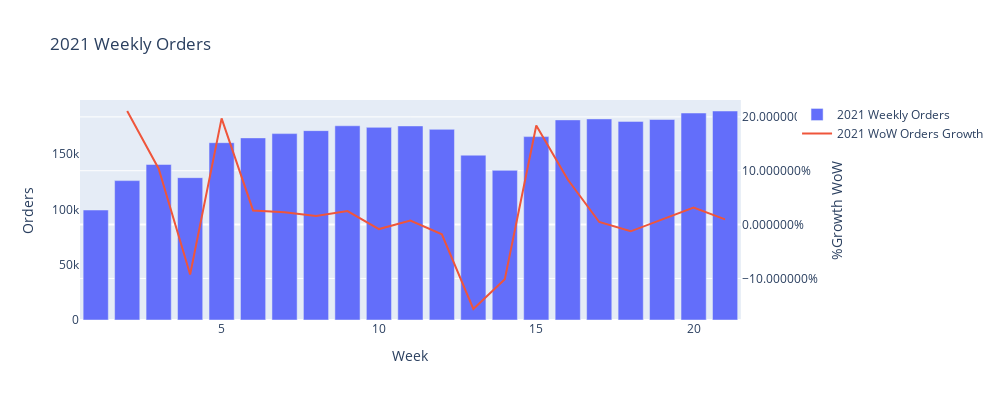

Notebook code cell kept with this figure:
### Code cell
fig = make_subplots(specs=[[{"secondary_y": True}]])

fig.add_trace(go.Bar(x=sales_df_weekly['week'], y=sales_df_weekly['orders'], name="2021 Weekly Orders")) 
fig.add_trace(go.Scatter(x=sales_df_weekly['week'], y=sales_df_weekly['orders_growth_wow'], 
                         name="2021 WoW Orders Growth"), secondary_y=True)

fig.update_layout(title_text=f"2021 Weekly Orders", width=1000, height=400, yaxis_showgrid=False)
fig.update_xaxes(title_text="Week", showgrid=False)
fig.update_yaxes(title_text="Orders", secondary_y=False, rangemode="tozero")
fig.update_yaxes(title_text="%Growth WoW", secondary_y=True, rangemode="tozero", tickformat="%")

fig.show()

### Figure 1 — Plotly figure (JSON) as saved in the notebook; plotly's stock layout.template omitted (floating-point values rounded to 4 significant figures)
{"data": [{"name": "2021 Weekly Orders", "type": "bar", "x": [1, 2, 3, 4, 5, 6, 7, 8, 9, 10, 11, 12, 13, 14, 15, 16, 17, 18, 19, 20, 21], "y": [99354, 125912, 140502, 128576, 160176, 164506, 168372, 171066, 175458, 174004, 175310, 172220, 148884, 135194, 165654, 180778, 181650, 179408, 181116, 186988, 188796]}, {"name": "2021 WoW Orders Growth", "type": "scatter", "x": [1, 2, 3, 4, 5, 6, 7, 8, 9, 10, 11, 12, 13, 14, 15, 16, 17, 18, 19, 20, 21], "xaxis": "x", "y": [null, 0.2109, 0.1038, -0.09275, 0.1973, 0.02632, 0.02296, 0.01575, 0.02503, -0.008356, 0.00745, -0.01794, -0.1567, -0.1013, 0.1839, 0.08366, 0.0048, -0.0125, 0.00943, 0.0314, 0.009576], "yaxis": "y2"}], "layout": {"height": 400, "title": {"text": "2021 Weekly Orders"}, "width": 1000, "xaxis": {"anchor": "y", "domain": [0, 0.94], "showgrid": false, "title": {"text": "Week"}}, "yaxis": {"anchor": "x", "domain": [0, 1], "rangemode": "tozero", "showgrid": false, "title": {"text": "Orders"}}, "yaxis2": {"anchor": "x", "overlaying": "y", "rangemode": "tozero", "side": "right", "tickformat": "%", "title": {"text": "%Growth WoW"}}}}
